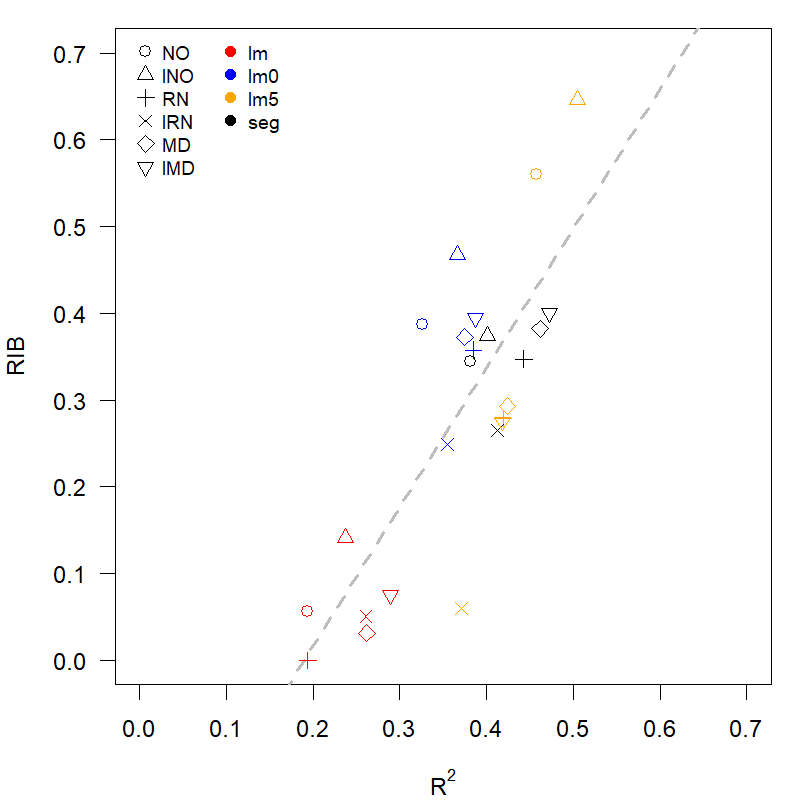

Write R code to recreate this figure.

if (system('hostname', TRUE) == "LAPTOP-IVSPBGCA") { setwd('C:/github/IBLI')
} else { setwd('C:/Users/camila/Google Drive/AfSF') }

x <- readRDS("rmd/reg_RIB.rds")
z <- readRDS("rmd/perfect.rds")

tt <- x[, c("group", "model","mqs10.3", "mqs12.6", "mqs13.9", "mqs15.8", "mqs17.6", "mqs23", "mqs27.6", "mqs41.5" )]
tt <- melt(tt, id=c("group", "model")) 
tt$variable = as.double(gsub("mqs","",tt$variable))
trigs <- unique(tt$variable)

tv <- "23"
tvar <- paste0("mqs", tv)
vars <- c("group", "model", "r2", tvar)
d <- x[, vars]
colnames(d) <- gsub(tvar, "RIB", colnames(d))
head(d)


#Plot RIB against R$^2$ under mortality trigger of 23%.

ug <- unique(d$group)
um <- unique(d$model)
pal <- c("red", "blue", "orange", "black")
cols <- pal[match(d$model, um)]
char <- (1:6)[match(d$group, ug)]

png("figs/fig4.png", 800, 800, pointsize = 24)

par(mar=c(4, 4, 1, 1))

plot(d[,3:4], type="n", xlab = expression(R^2),cex=.8,
	xlim=c(0,0.7), ylim=c(0,0.7), las=1, asp=1)
abline(lm(RIB~r2, data=d), col="gray", lty=2, lwd=3)
points(d[,3:4], pch=char, col=cols, cex=1.1)
legend("topleft", legend=ug, pt.cex=1.1, pch=1:6, bty="n", cex=.8, inset=c(.02, 0))
legend("topleft", legend=um, pch=20, pt.cex=1.5, col=pal, bty="n", cex=.8, inset=c(.15, 0))

dev.off()

